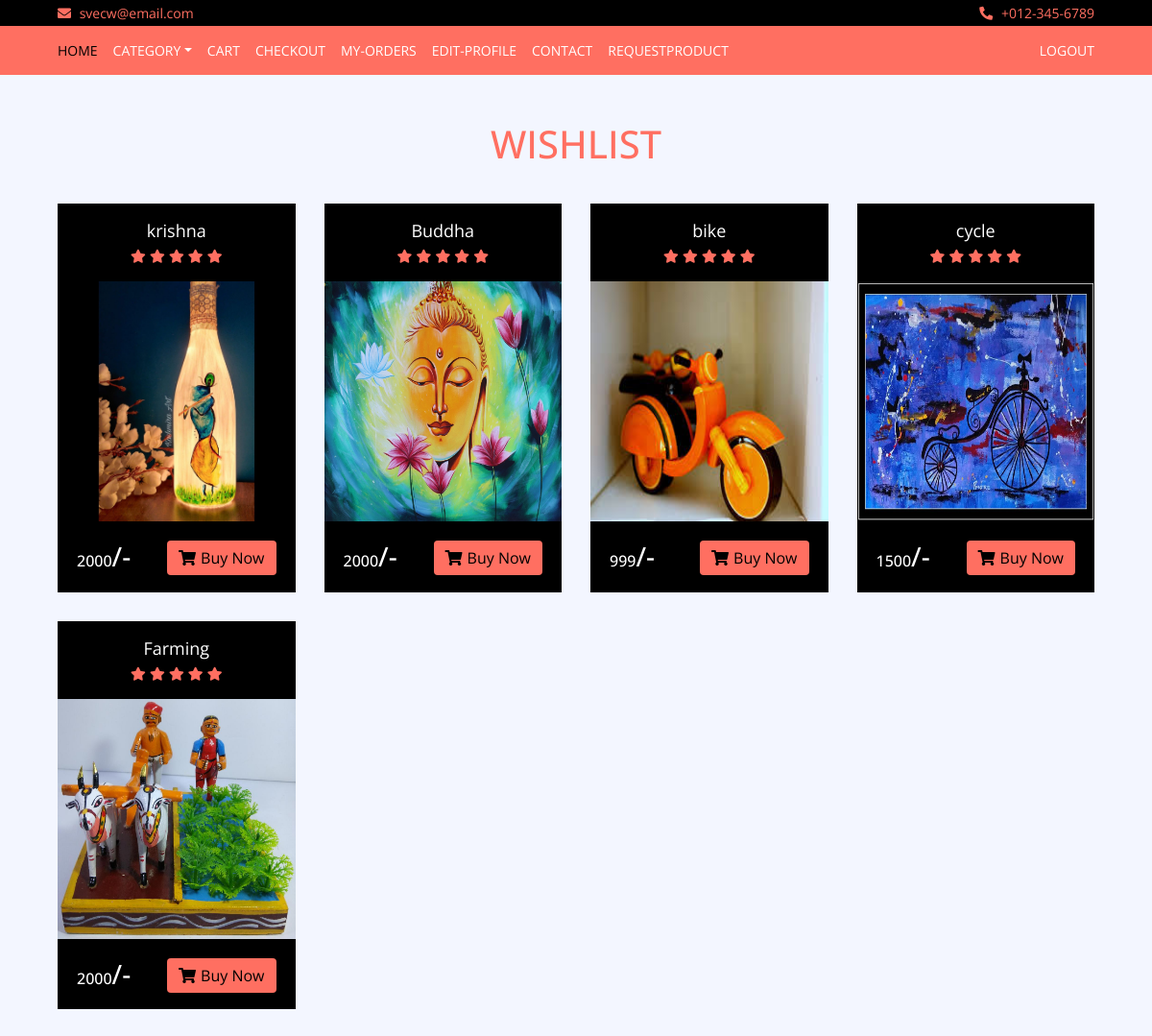
The app's page /Toys/wishlist/ (signed in) with its own data.
### Toys/models.py (models this page shows, shortened)
class Wishlist(models.Model):
    product = models.ForeignKey(Product, on_delete=models.CASCADE, default=None)
    customer = models.ForeignKey(Customer, on_delete=models.SET_NULL, blank=True, null=True)

class Product(models.Model):
	Name=models.CharField(max_length=20,unique=True)
	Image = models.ImageField(upload_to='images/',unique=True)
	Price=models.IntegerField()
	Category=models.CharField(choices = CATEGORY_CHOICES, max_length=20)
	Description = models.TextField()
	Quantity = models.IntegerField()

### Toys/views.py (the view)
# urls.py: path('wishlist/',views.wishlist,name='wishlist'),
def wishlist(req):
	if req.user.is_authenticated:
		data=Wishlist.objects.filter(customer=req.user)
		return render(req,'wishlist.html',{'data':data})
	return redirect('login')

### Toys/templates/wishlist.html (shortened to what this page needs)
{% load static%}
<!DOCTYPE html>
<html lang="en">
    <head>
        <link href="https://stackpath.bootstrapcdn.com/bootstrap/4.4.1/css/bootstrap.min.css" rel="stylesheet">
        <link href="https://cdnjs.cloudflare.com/ajax/libs/font-awesome/5.10.0/css/all.min.css" rel="stylesheet">
        <link href="{% static 'lib/slick/slick.css' %}" rel="stylesheet">
        <link href="{% static 'lib/slick/slick-theme.css' %}" rel="stylesheet">
        {% load static %}
        <link href="{% static 'style.css' %}" rel="stylesheet" type="text/css">
           </head>
    </head>
    <body>
        <div class="top-bar">
            <div class="container-fluid">
                <div class="row">
                    <div class="col-sm-6">
                        <i class="fa fa-envelope"></i>
                        svecw@email.com
                    </div>
                    <div class="col-sm-6">
                        <i class="fa fa-phone-alt"></i>
                        +012-345-6789
                    </div>
                </div>
            </div>
        </div>
        <div class="nav">
            <div class="container-fluid">
                <nav class="navbar navbar-expand-md bg-dark navbar-dark">
                    <div class="collapse navbar-collapse justify-content-between" id="navbarCollapse" style="padding-top: 7px;padding-bottom: 7px">
                        <div class="navbar-nav mr-auto" >
                            <a href="{% url 'home'%}" class="nav-item nav-link active">Home</a>
                            <div class="nav-item dropdown">
                                <a href="#" class="nav-link dropdown-toggle" data-toggle="dropdown">Category</a>
                            </div>
                            <a href="{% url 'cart'%}" class="nav-item nav-link">cart</a>
                            <a href="{% url 'checkout'%}" class="nav-item nav-link">Checkout</a>
                            <a href="{% url 'orders'%}" class="nav-item nav-link">My-Orders</a>
                            <a href="{% url 'Edit'%}" class="nav-item nav-link">Edit-Profile</a>
                            <a href="{% url 'contact'%}" class="nav-item nav-link">Contact</a>
                            <a href="{% url 'requestProduct'%}" class="nav-item nav-link">RequestProduct</a>
                        </div>
                        <div class="navbar-nav ml-auto">
                            <a href="{% url 'logout'%}" style="padding-left: 200px" class="nav-item nav-link">Logout</a>
                            </div>
                        </div>
                    </div>
            </div>
        <br>
        <br>
        <h3 style="text-align: center;font-size: 40px;color:  #FF6F61">WISHLIST</h3>
        <div class="product-view">
            <div class="container-fluid">
                <div class="row">
                {% for hotel in data %}
                <div class="col-md-3">
                                <div class="product-item">
                                    <div class="product-title">
                                        <a href="#">{{hotel.product.Name}}</a>
                                        <div class="ratting">
                                            <i class="fa fa-star"></i>
                                            <i class="fa fa-star"></i>
                                            <i class="fa fa-star"></i>
                                            <i class="fa fa-star"></i>
                                            <i class="fa fa-star"></i>
                                        </div>
                                    </div>
                                    <div class="product-image">
                                        <a href="product-detail.html">
                                            <img src="{{ hotel.product.Image.url }}" alt="Product Image" class="img-responsive" style="height:250px">
                                        </a>
                                    <div class="product-price">
                                        <h3><span>{{hotel.product.Price}}</span>/-</h3>
                                        <a class="btn" href="{% url 'cartAdd' hotel.product.id %}"><i class="fa fa-shopping-cart"></i>Buy Now</a>
                                    </div>
                                </div>
                            </div>
                            </div>
                            {% endfor %}
                        </div>
                    </div>
    </body>
</html>

### Toys/assets/style.css (style rules this page uses)
body { color: #353535; font-family: 'Open Sans', sans-serif; font-weight: 400; background: #f3f6ff; }
a { color: #FF6F61; }
@media (min-width: 992px) { .container-fluid { padding-right: 60px; padding-left: 60px; } }
.btn { color: #FF6F61; background: #ffffff; border: 1px solid #FF6F61; }
.top-bar { padding: 3px 0; font-size: 14px; color: #FF6F61; background: #000000; }
.top-bar i { margin-right: 5px; }
.top-bar .col-sm-6:first-child { text-align: left; }
.top-bar .col-sm-6:last-child { text-align: right; }
.nav { position: relative; }
@media (min-width: 992px) { .nav .container-fluid { padding-left: 52px; padding-right: 52px; } }
.nav .navbar { height: 100%; padding: 0; }
@media (min-width: 768px) { .nav, .nav .navbar { background: #FF6F61 !important; } }
@media (min-width: 768px) { .nav .navbar-dark a.nav-link { color: #ffffff; font-size: 14px; text-transform: uppercase; } }
@media (min-width: 768px) { .nav .navbar-dark a.nav-link:hover, .nav .navbar-dark a.nav-link.active { color: #000000; } }
.product-item { position: relative; }
.product-item .product-title { padding: 15px; text-align: center; background: #000000; transition: all .3s; }
.product-item .product-title a, .product-item .product-title .ratting { position: relative; width: 100%; }
.product-item .product-title a { margin-bottom: 5px; color: #ffffff; font-size: 18px; }
.product-item .product-title .ratting i { font-size: 14px; color: #FF6F61; }
.product-item .product-image { position: relative; overflow: hidden; }
.product-item .product-image a { display: block; background: #ffffff; transition: .3s; }
.product-item .product-image img { width: 100%; transition: all .3s; }
.product-item .product-price { padding: 20px; background: #000000; transition: all .3s; }
.product-item .product-price h3 { display: inline-block; color: #ffffff; margin: 0; }
.product-item .product-price h3 span { font-size: 16px; }
.product-item .product-price .btn { float: right; border: none; color: #000000; background: #FF6F61; }
.product-item .product-price .btn i { margin-right: 5px; }
.product-view { position: relative; width: 100%; padding: 30px 0; }
.product-view .product-item { margin-bottom: 30px; }

### records on screen
Wishlist: product.Name "krishna", product.Image (picture), product.Price "2000"
Wishlist: product.Name "Buddha", product.Image (picture), product.Price "2000"
Wishlist: product.Name "bike", product.Image (picture), product.Price "999"
Wishlist: product.Name "cycle", product.Image (picture), product.Price "1500"
Wishlist: product.Name "Farming", product.Image (picture), product.Price "2000"
